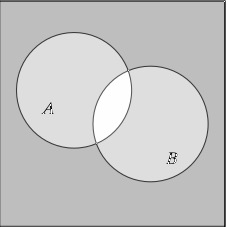
#> input picture subtraction/image/full_image.png, 227 x 227 px
$ python substraction.py
#> lines starting #> are read from the running program, lines starting #| are printed output that depends on the picture
#!/usr/bin/env python3
# -*- coding: utf-8 -*-
"""
Created on Thu Sep  5 23:31:23 2019

@author: saikats
"""

import cv2
import numpy as np
import matplotlib.pyplot as plt

if __name__ == "__main__":

    img1 = cv2.imread('image/full_image.png',0)
#> img1 is the input picture: shape (227, 227); min 0, max 255, mean 198
    img2 = cv2.imread('image/part_image.png',0)
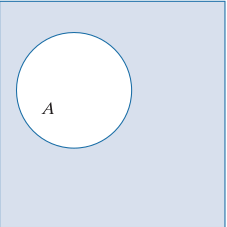
#> input picture subtraction/image/part_image.png, 227 x 227 px
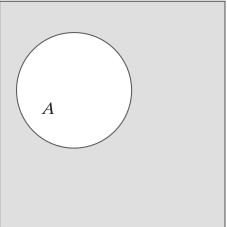
#> img2: shape (227, 227); min 32, max 255, mean 227.2

    img = np.zeros(img1.shape, img1.dtype)

    rows, cols = img1.shape
#> rows = 227; cols = 227

    for i in range(rows):
        for j in range(cols):
            img[i,j] = img1[i,j] - img2[i,j]
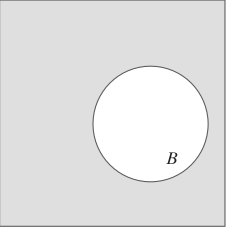
#> img: shape (227, 227); min 32, max 255, mean 226.7


    fig = plt.figure(figsize=(10,9))
    fig.add_subplot(1,3,1)
    plt.title("Full Image")
    plt.imshow(img1, cmap = 'gray', interpolation = 'bicubic')

    fig.add_subplot(1,3,2)
    plt.title("Object Image")
    plt.imshow(img2, cmap = 'gray', interpolation = 'bicubic')

    fig.add_subplot(1,3,3)
    plt.title("New Image")
    plt.imshow(img, cmap = 'gray', interpolation = 'bicubic')

    #write image
    cv2.imwrite('image/output.png',img)
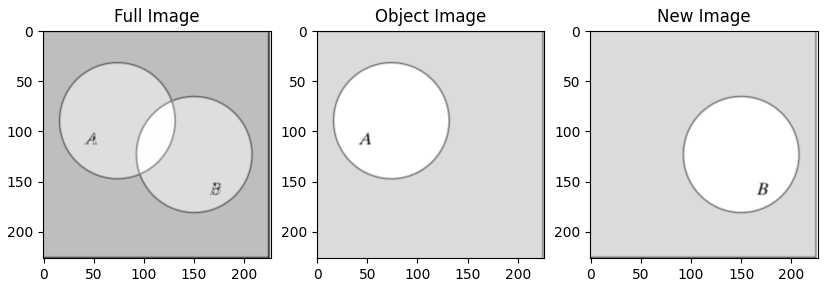
#> figure drawn by matplotlib, 3 panels
